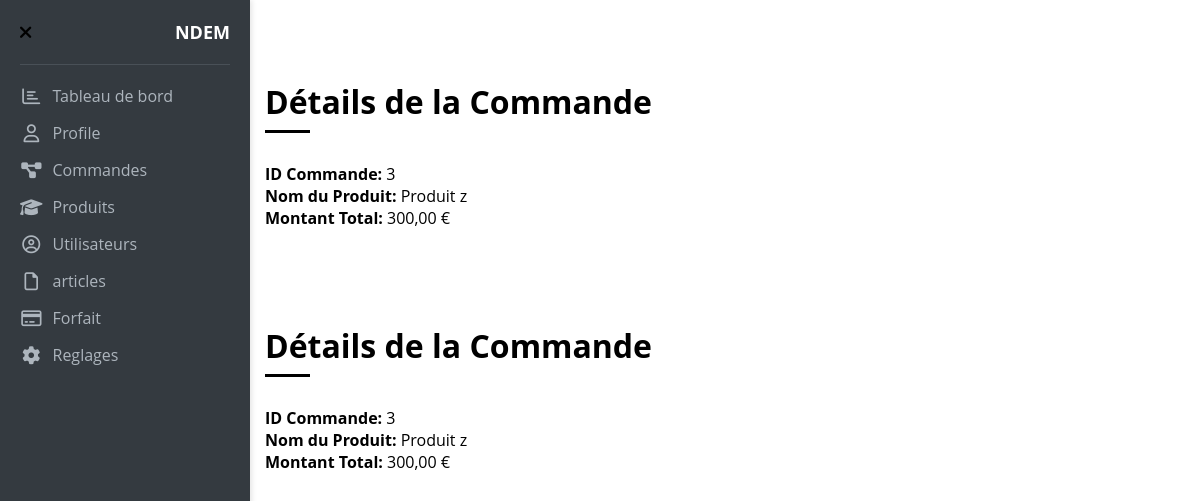
The app's page /pages/order_details.php?id=3 (signed in) with its own data.
### tables this page shows
CREATE TABLE `commandes` (
  `id_commande` int(11) NOT NULL,
  `id_client` int(11) DEFAULT NULL,
  `nom_produit` varchar(100) DEFAULT NULL,
  `somme_commande` decimal(10,2) DEFAULT NULL
);

### pages/order_details.php (the view, shortened to what this page needs)
<?php
$userId = $_SESSION['user_id'];
$id_commande = isset($_GET['id']) ? intval($_GET['id']) : 0;
try {
    $pdo = new PDO('mysql:host=localhost;dbname=ParrainageSysteme;charset=utf8', 'root', '');
    $pdo->setAttribute(PDO::ATTR_ERRMODE, PDO::ERRMODE_EXCEPTION);
    $query = "SELECT * FROM commandes WHERE id_commande = :id_commande AND id_client = :userId";
    $stmt = $pdo->prepare($query);
    $stmt->bindParam(':id_commande', $id_commande, PDO::PARAM_INT);
    $stmt->bindParam(':userId', $userId, PDO::PARAM_INT);
    $stmt->execute();
    $order = $stmt->fetch(PDO::FETCH_ASSOC);
} catch (PDOException $e) {
    die('Erreur : ' . $e->getMessage());
}
?>
<!DOCTYPE html>
<html lang="fr">
<head>
    <link rel="stylesheet" href="../css/all.min.css" />
    <link rel="stylesheet" href="../css/style.css" />
</head>
<body>
    <?php include_once('./menu2.php'); ?>
    <main>
        <div class="header">
            <div class="profile">
                <span class="bell"><i class="fa-regular fa-bell fa-lg"></i></span>
            </div>
        </div>
        <div class="main-content">
            <div class="title">
                <h1>Détails de la Commande</h1>
            </div>
            <div class="order-details-box">
                <p><strong>ID Commande:</strong> <?php echo htmlspecialchars($order['id_commande']); ?></p>
                <p><strong>Nom du Produit:</strong> <?php echo htmlspecialchars($order['nom_produit']); ?></p>
                <p><strong>Montant Total:</strong> <?php echo htmlspecialchars(number_format($order['somme_commande'], 2, ',', ' ')); ?> €</p>
            </div>
        </div>
    </main>
</body>
</html>
<?php
$userId = $_SESSION['user_id'];
$id_commande = isset($_GET['id']) ? intval($_GET['id']) : 0;
try {
    $pdo = new PDO('mysql:host=localhost;dbname=ParrainageSysteme;charset=utf8', 'root', '');
    $pdo->setAttribute(PDO::ATTR_ERRMODE, PDO::ERRMODE_EXCEPTION);
    $query = "SELECT * FROM commandes WHERE id_commande = :id_commande AND id_client = :userId";
    $stmt = $pdo->prepare($query);
    $stmt->bindParam(':id_commande', $id_commande, PDO::PARAM_INT);
    $stmt->bindParam(':userId', $userId, PDO::PARAM_INT);
    $stmt->execute();
    $order = $stmt->fetch(PDO::FETCH_ASSOC);
} catch (PDOException $e) {
    die('Erreur : ' . $e->getMessage());
}
?>
<!DOCTYPE html>
<html lang="fr">
<head>
    <link rel="stylesheet" href="../css/all.min.css" />
    <link rel="stylesheet" href="../css/style.css" />
</head>
<body>
    <?php include_once('./menu2.php'); ?>
    <main>
        <div class="header">
            <div class="profile">
                <span class="bell"><i class="fa-regular fa-bell fa-lg"></i></span>
            </div>
        </div>
        <div class="main-content">
            <div class="title">
                <h1>Détails de la Commande</h1>
            </div>
            <div class="order-details-box">
                <p><strong>ID Commande:</strong> <?php echo htmlspecialchars($order['id_commande']); ?></p>
                <p><strong>Nom du Produit:</strong> <?php echo htmlspecialchars($order['nom_produit']); ?></p>
                <p><strong>Montant Total:</strong> <?php echo htmlspecialchars(number_format($order['somme_commande'], 2, ',', ' ')); ?> €</p>
            </div>
        </div>
    </main>
</body>
</html>

### css/style.css (style rules this page uses)
* { margin: 0; padding: 0; box-sizing: border-box; }
body { font-family: "Open Sans", sans-serif; }
:root { --white-color: #fff; --red-color: red; --main-color: #f1f5f9; --secondary-color: #f6f6f6; --third-color: #888; --blue-color: #0075ff; --orange-color: #f59e0b; --green-color: #22c55e; --eee-color: #eee; --ccc-color: #ccc; --main-margin: 30px; --secondary-margin: 20px; --third-margin: 15px; --fourth-margin: 10px; --fifth-margin: 6px; --main-padding: 30px; --secondary-padding: 20px; --third-padding: 15px; --fourth-padding: 10px; --fifth-padding: 6px; --main-radius: 50px; --first-radius: 10px; --secondary-radius: 6px; }
.header { display: flex; justify-content: space-between; align-items: center; background-color: var(--white-color); padding: var(--third-padding); }
.header .profile { display: flex; align-items: center; gap: var(--fourth-padding); }
.header .profile .bell { position: relative; }
.header .profile .bell::before { content: ""; position: absolute; top: -6px; right: -4px; width: 10px; height: 10px; background-color: var(--red-color); border-radius: var(--main-radius); -webkit-border-radius: var(--main-radius); -moz-border-radius: var(--main-radius); -ms-border-radius: var(--main-radius); -o-border-radius: var(--main-radius); }
main { overflow: hidden; }
main .main-content { padding: var(--third-padding); }
main .main-content .title { margin-bottom: var(--main-margin); position: relative; }
main .main-content .title h1 { padding-bottom: var(--fourth-padding); }
main .main-content .title::before, main .main-content .title::after { content: ""; position: absolute; bottom: 0; width: 120px; height: 3px; background-color: var(--white-color); }
main .main-content .title::after { width: 45px; background-color: #000; }

### pages/menu2.php (style rules this page uses)
.main-content { margin-left: 250px; padding: 20px; flex-grow: 1; }

### records on screen
commandes: id_commande "3", nom_produit "Produit z", somme_commande "300,00"

### other values on screen
$_SESSION['nomuser'] "NDEM"
